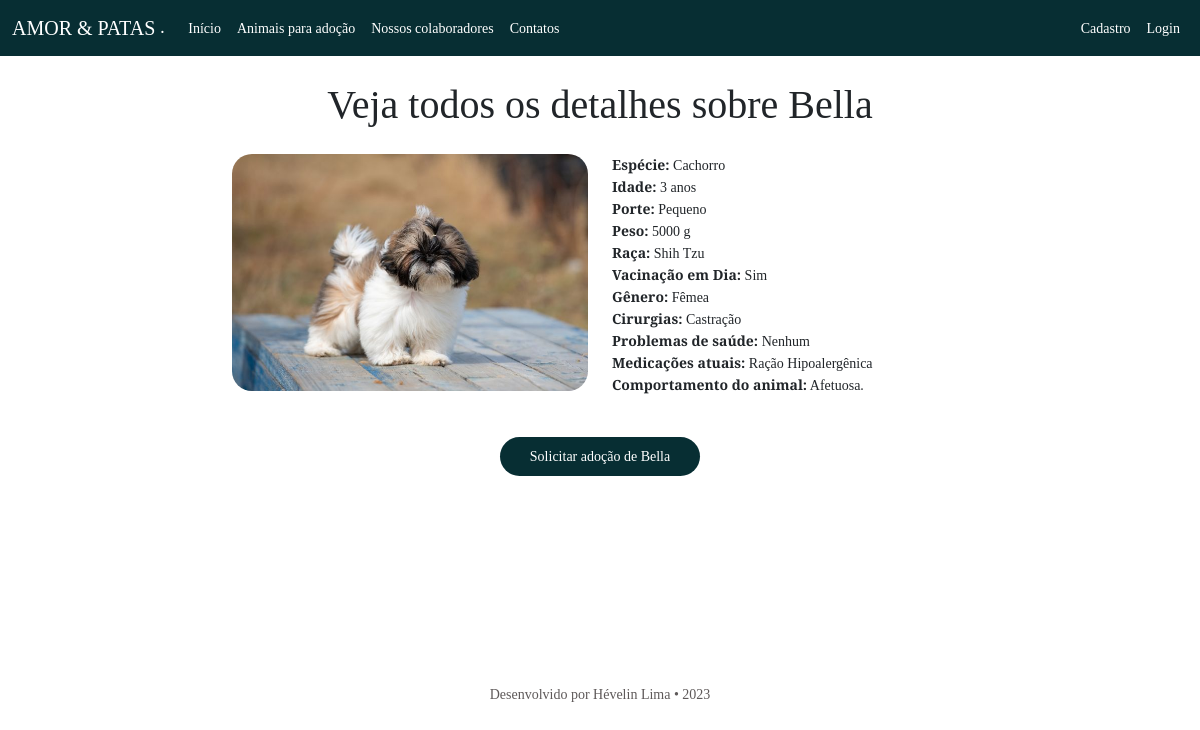
Screenshot of /card_animal/10 with the database file from the repository.
### animais/models.py (models this page shows, shortened)
class Animais(models.Model):
  vacinacao_choices = [
    ("Sim", "Sim"),
    ("Não", "Não")
  ]
  nome = models.CharField(max_length=100)
  especie = models.ForeignKey(Especies, on_delete=models.DO_NOTHING)
  idade = models.IntegerField(validators=[MinValueValidator(0)], default=1)
  porte = models.ForeignKey(Porte, on_delete=models.DO_NOTHING)
  peso = models.IntegerField(validators=[MinValueValidator(0)], default=1)
  raça = models.ForeignKey(Raca, on_delete=models.DO_NOTHING)
  vacinacao_em_dia = models.CharField(max_length=3, choices=vacinacao_choices, default="Sim")
  cirurgias = models.CharField(max_length=200, default='Nenhuma')
  problemas_de_saude = models.CharField(max_length=200, default='Nenhum')
  medicacoes_atuais = models.CharField(max_length=200, default='Nenhuma')
  genero = models.ForeignKey(Genero, on_delete=models.DO_NOTHING)
  comportamento = models.CharField(max_length=255, default='Comportamento padrão')
  photo = models.ImageField(upload_to='MEDIA_URL', blank=True, null=True)
  class Meta:
    verbose_name = "Animal"
    verbose_name_plural = "Registro de animais"
    ordering = ["nome"]

class Especies(models.Model):
  especie = models.CharField(max_length=30)
  nome_cientifico = models.CharField(max_length=30)
  descricao = models.TextField()
  def __str__(self) -> str:
    return self.especie
  class Meta:
    verbose_name = "Espécie"
    ordering = ["especie"]

class Porte(models.Model):
  tipo = models.CharField(max_length=30)
  descrição = models.TextField()
  def __str__(self) -> str:
    return self.tipo

class Raca(models.Model):
  raca = models.CharField(max_length=30)
  descricao = models.TextField()
  especie = models.ForeignKey(Especies, on_delete=models.DO_NOTHING)
  def __str__(self) -> str:
    return self.raca

class Genero(models.Model):
  genero = models.CharField(max_length=30)
  descricao = models.TextField()
  def __str__(self) -> str:
    return self.genero

### base/views.py (the view)
# urls.py: path('card_animal/<int:id>', views.card_animal, name="card_animal"),
def card_animal(request, id):
  card = Animais.objects.get(id = id)
  return render(request, "card_animais.html", {'card': card})

### base/templates/card_animais.html (shortened to what this page needs)
{% extends "base.html" %}
{% load static %}
{% block 'head' %} <link rel="stylesheet" href="{% static 'css/outros.css' %}"> {% endblock %}
{% block 'principal' %}
<div class="div-body">
    <div class="container">
        <h1 class="text-center h1-title">Veja todos os detalhes sobre {{ card.nome }}</h1>
        <div class="row justify-content-center">
            <div class="col-4 ">
                <img src="{{ card.photo.url }}" class="w-100 img-cards" alt="...">
            </div>
            <div class="col-4">
                <strong>Espécie:</strong> {{ card.especie }}<br>
                <strong>Idade:</strong> {{ card.idade }} anos<br>
                <strong>Porte:</strong> {{ card.porte }}<br>
                <strong>Peso:</strong> {{ card.peso }} g<br>
                <strong>Raça:</strong> {{ card.raça }}<br>
                <strong>Vacinação em Dia:</strong> {{ card.vacinacao_em_dia }}<br>
                <strong>Gênero:</strong> {{ card.genero }}<br>
                <strong>Cirurgias:</strong> {{ card.cirurgias }}<br>
                <strong>Problemas de saúde:</strong> {{ card.problemas_de_saude }}<br>
                <strong>Medicações atuais:</strong> {{ card.medicacoes_atuais }}<br>
                <strong>Comportamento do animal:</strong> {{ card.comportamento }}<br>
            </div>
        </div>
    </div>
    <div class="container text-center div-button">
        <a class="btn-primary btn-lg btn-enviar" href="{% url 'base:solicitacao_adocao' %}" target="_blank">Solicitar adoção de {{ card.nome }}</a>
    </div>
</div>
{% endblock %}

### templates/static/css/base.css (style rules this page uses)
body { font-family: "Source Serif 4", serif; line-height: 1.5; background: #ffffff; font-size: 14px; }
.h1-title { margin: 25px; }

### templates/static/css/outros.css (style rules this page uses)
.div-body { margin: 0; padding: 0; box-sizing: border-box; min-height: 76vh; display: flex; flex-direction: column; }
.h1-title { margin: 25px; }
.btn-enviar { margin: 20px 20px; padding-top: 12px; padding-bottom: 12px; padding-left: 30px; padding-right: 30px; border-radius: 30px; font-size: 14px; background: #072e33; color: #fff; text-decoration: none; transition: all 0.3 ease-in; }
.img-cards { border-radius: 20px; }
.div-button { margin-top: 50px; }

### rows the page displays
Animais: nome "Bella", photo (picture), especie "Cachorro", idade "3", porte "Pequeno", peso "5000", raça "Shih Tzu", vacinacao_em_dia "Sim", genero "Fêmea", cirurgias "Castração", problemas_de_saude "Nenhum", medicacoes_atuais "Ração Hipoalergênica", comportamento "Afetuosa."
